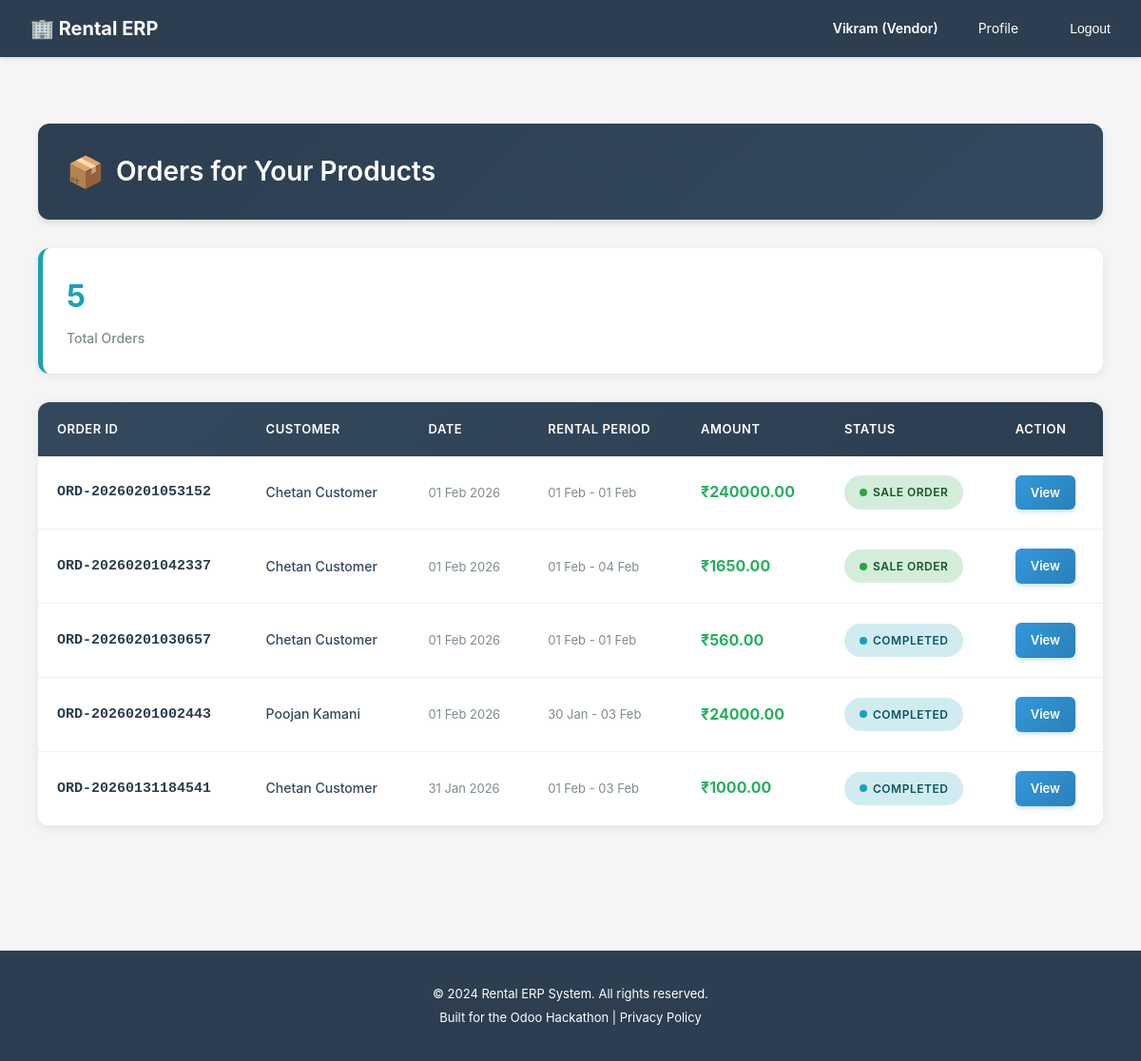
The app's page /catalog/vendor/view-orders/ (signed in), older data.
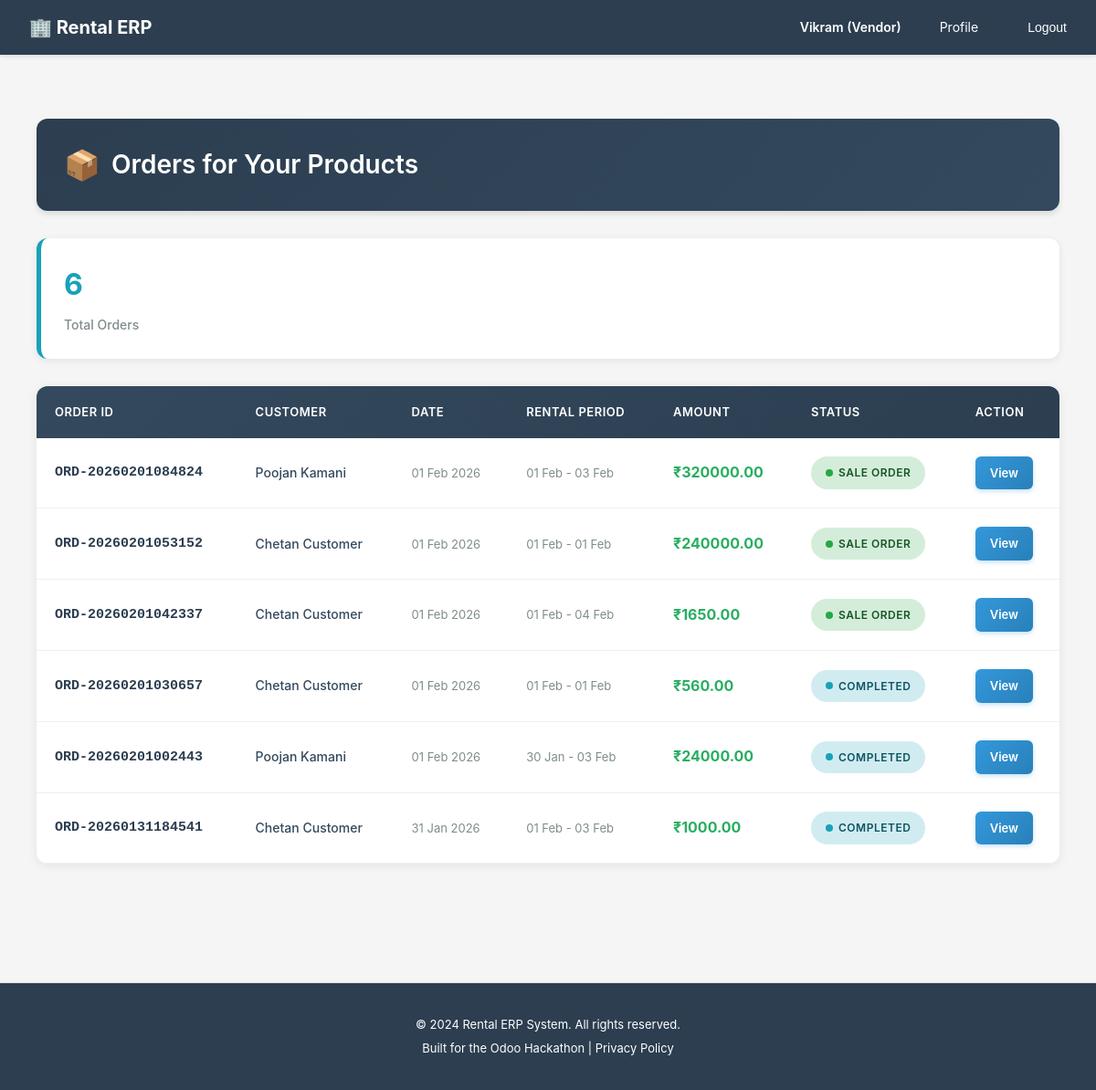
The same page, newer data.
### accounts/models.py (models this page shows, shortened)
class User(AbstractUser):
    ROLE_CHOICES = [
        ('customer', 'Customer'),  # End-user who rents products
        ('vendor', 'Vendor'),      # Business user who owns rental products
        ('admin', 'Admin'),        # System administrator with full access
    ]
    email = models.EmailField(
        unique=True,
        validators=[EmailValidator()],
        help_text="Used for login and notifications"
    )
    role = models.CharField(
        max_length=20,
        choices=ROLE_CHOICES,
        default='customer',
        help_text="Determines user's permissions and accessible features"
    )
    phone = models.CharField(
        max_length=15,
        blank=True,
        null=True,
        validators=[
            RegexValidator(
                regex=r'^\+?1?\d{9,15}$',
                message="Phone number must be entered in the format: '+999999999'. Up to 15 digits allowed."
            )
        ],
        help_text="Contact number for order notifications and support"
    )
    is_verified = models.BooleanField(
        default=False,
        help_text="Email verification status for security"
    )
    totp_secret = models.CharField(
        max_length=32,
        blank=True,
        null=True,
        help_text="TOTP secret key for 2FA (encrypted)"
    )
    totp_enabled = models.BooleanField(
        default=False,
        help_text="Whether TOTP 2FA is enabled for this user"
    )
    created_at = models.DateTimeField(auto_now_add=True)
    updated_at = models.DateTimeField(auto_now=True)
    @property
    def phone_number(self):
        """Property alias for backward compatibility with older view/form code"""
        return self.phone
    USERNAME_FIELD = 'email'
    REQUIRED_FIELDS = ['username', 'first_name', 'last_name']
    class Meta:
        db_table = 'users'
        verbose_name = 'User'
        verbose_name_plural = 'Users'
        ordering = ['-created_at']

### rentals/models.py (models this page shows, shortened)
class RentalOrder(models.Model):
    STATUS_CHOICES = [
        ('draft', 'Draft'),               # Initial state
        ('confirmed', 'Confirmed'),       # Customer committed, stock reserved
        ('in_progress', 'In Progress'),   # Customer has picked up items
        ('completed', 'Completed'),       # Items returned successfully
        ('cancelled', 'Cancelled'),       # Order cancelled before completion
        ('invoiced', 'Invoiced'),         # Invoice generated and sent
    ]
    order_number = models.CharField(
        max_length=50,
        unique=True,
        help_text="Auto-generated unique order ID (e.g., RO-2026-0001)"
    )
    quotation = models.OneToOneField(
        Quotation,
        on_delete=models.SET_NULL,
        blank=True,
        null=True,
        related_name='rental_order',
        help_text="Source quotation that was converted to this order"
    )
    customer = models.ForeignKey(
        settings.AUTH_USER_MODEL,
        on_delete=models.CASCADE,
        related_name='rental_orders',
        limit_choices_to={'role': 'customer'},
        help_text="Customer placing the rental order"
    )
    vendor = models.ForeignKey(
        settings.AUTH_USER_MODEL,
        on_delete=models.CASCADE,
        related_name='vendor_rental_orders',
        limit_choices_to={'role': 'vendor'},
        help_text="Vendor fulfilling the rental order"
    )
    status = models.CharField(
        max_length=20,
        choices=STATUS_CHOICES,
        default='draft',
        help_text="Current order stage in the rental lifecycle"
    )
    delivery_address = models.TextField(
        help_text="Where items will be delivered/picked up"
    )
    billing_address = models.TextField(
        help_text="Address for invoice (may differ from delivery)"
    )
    subtotal = models.DecimalField(
        max_digits=12,
        decimal_places=2,
        default=Decimal('0.00'),
        help_text="Sum of all order lines"
    )
    discount_amount = models.DecimalField(
        max_digits=12,
        decimal_places=2,
        default=Decimal('0.00'),
        help_text="Discount applied"
    )
    tax_amount = models.DecimalField(
        max_digits=12,
        decimal_places=2,
        default=Decimal('0.00'),
        help_text="GST amount"
    )
    late_fee = models.DecimalField(
        max_digits=12,
        decimal_places=2,
        default=Decimal('0.00'),
        help_text="Late return penalties (added if items returned late)"
    )
    total = models.DecimalField(
        max_digits=12,
        decimal_places=2,
        default=Decimal('0.00'),
        help_text="Final order total including all fees"
    )
    advance_payment_percentage = models.DecimalField(
        max_digits=5,
        decimal_places=2,
        default=Decimal('0.00'),
        help_text="Required advance payment % for this order"
    )
    advance_payment_amount = models.DecimalField(
        max_digits=12,
        decimal_places=2,
        default=Decimal('0.00'),
        help_text="Calculated advance amount expected"
    )
    deposit_amount = models.DecimalField(
        max_digits=12,
        decimal_places=2,
        default=Decimal('0.00'),
        help_text="Security deposit collected upfront"
    )
    paid_amount = models.DecimalField(
        max_digits=12,
        decimal_places=2,
        default=Decimal('0.00'),
        help_text="Amount paid so far (partial or full)"
    )
    notes = models.TextField(
        blank=True,
        null=True,
        help_text="Special instructions or customer requests"
    )
    requires_approval = models.BooleanField(
        default=False,
        help_text="Whether this order needs approval (for high-value orders)"
    )
    approval_status = models.CharField(
        max_length=20,
        choices=[
            ('not_required', 'Not Required'),
            ('pending', 'Pending Approval'),
            ('approved', 'Approved'),
            ('rejected', 'Rejected'),
        ],
        default='not_required',
        help_text="Current approval status"
    )
    approved_by = models.ForeignKey(
        settings.AUTH_USER_MODEL,
        on_delete=models.SET_NULL,
        blank=True,
        null=True,
        related_name='approved_rental_orders',
        help_text="Admin who approved this order"
    )
    approved_at = models.DateTimeField(
        blank=True,
        null=True,
        help_text="When this order was approved"
    )
    created_at = models.DateTimeField(auto_now_add=True)
    updated_at = models.DateTimeField(auto_now=True)
    confirmed_at = models.DateTimeField(
        blank=True,
        null=True,
        help_text="When order was confirmed"
    )
    completed_at = models.DateTimeField(
        blank=True,
        null=True,
        help_text="When all items were returned"
    )
    class Meta:
        db_table = 'rental_orders'
        verbose_name = 'Rental Order'
        verbose_name_plural = 'Rental Orders'
        ordering = ['-created_at']
        indexes = [
            models.Index(fields=['customer', 'status']),
            models.Index(fields=['vendor', 'status']),
            models.Index(fields=['order_number']),
        ]
    @property
    def rental_start_date(self):
        first_line = self.order_lines.first()
        return first_line.rental_start_date if first_line else None
    @property
    def rental_end_date(self):
        first_line = self.order_lines.first()
        return first_line.rental_end_date if first_line else None
    @property
    def total_amount(self):
        return self.total

class RentalOrderLine(models.Model):
    rental_order = models.ForeignKey(
        RentalOrder,
        on_delete=models.CASCADE,
        related_name='order_lines',
        help_text="Parent rental order"
    )
    product = models.ForeignKey(
        'catalog.Product',
        on_delete=models.CASCADE,
        related_name='rental_order_lines',
        help_text="Product being rented"
    )
    product_variant = models.ForeignKey(
        'catalog.ProductVariant',
        on_delete=models.CASCADE,
        blank=True,
        null=True,
        related_name='rental_order_lines',
        help_text="Specific variant being rented"
    )
    rental_start_date = models.DateTimeField(
        help_text="Scheduled pickup date/time"
    )
    rental_end_date = models.DateTimeField(
        help_text="Scheduled return date/time"
    )
    actual_pickup_date = models.DateTimeField(
        blank=True,
        null=True,
        help_text="When customer actually picked up the item"
    )
    actual_return_date = models.DateTimeField(
        blank=True,
        null=True,
        help_text="When customer actually returned the item"
    )
    quantity = models.PositiveIntegerField(
        default=1,
        validators=[MinValueValidator(1)],
        help_text="Number of units rented"
    )
    unit_price = models.DecimalField(
        max_digits=10,
        decimal_places=2,
        help_text="Rental price per unit"
    )
    line_total = models.DecimalField(
        max_digits=12,
        decimal_places=2,
        help_text="quantity × unit_price"
    )
    duration_days = models.PositiveIntegerField(
        default=1,
        help_text="Rental duration in days"
    )
    duration_hours = models.PositiveIntegerField(
        default=0,
        help_text="Additional hours beyond full days"
    )
    is_late_return = models.BooleanField(
        default=False,
        help_text="Item returned after scheduled end date"
    )
    late_days = models.PositiveIntegerField(
        default=0,
        help_text="Number of days late (0 if on time)"
    )
    late_fee_charged = models.DecimalField(
        max_digits=10,
        decimal_places=2,
        default=Decimal('0.00'),
        help_text="Late return penalty amount"
    )
    created_at = models.DateTimeField(auto_now_add=True)
    updated_at = models.DateTimeField(auto_now=True)
    class Meta:
        db_table = 'rental_order_lines'
        verbose_name = 'Rental Order Line'
        verbose_name_plural = 'Rental Order Lines'
        ordering = ['rental_order', 'id']

### catalog/views.py (the view)
# urls.py: path('vendor/view-orders/', views.vendor_view_orders, name='vendor_view_orders'),
@require_http_methods(["GET"])
def vendor_view_orders(request):
    from django.http import HttpResponseForbidden
    from rentals.models import RentalOrder
    if request.user.role != 'vendor':
        return HttpResponseForbidden('Only vendors can view orders.')
    if not hasattr(request.user, 'vendorprofile'):
        return HttpResponseForbidden('Only vendors can view orders.')
    from django.db.models import Q
    vendor_products = Product.objects.filter(vendor=request.user).values_list('id', flat=True)
    orders = RentalOrder.objects.filter(
        order_lines__product_id__in=vendor_products
    ).distinct().order_by('-created_at')
    context = {
        'orders': orders,
        'vendor': request.user.vendorprofile,
        'total_orders': orders.count()
    }
    return render(request, 'catalog/vendor_orders.html', context)

### templates/catalog/vendor_orders.html (shortened to what this page needs)
{% extends 'base.html' %}
{% block content %}
<div class="orders-container">
    <div class="page-header">
        <h2>Orders for Your Products</h2>
    </div>
    <div class="stats-container">
        <div class="stat-card">
            <div class="stat-number">{{ total_orders }}</div>
            <div class="stat-label">Total Orders</div>
        </div>
    </div>
    {% if orders %}
    <div class="orders-table-wrapper">
        <table class="orders-table">
            <thead>
                <tr>
                    <th>Order ID</th>
                    <th>Customer</th>
                    <th>Date</th>
                    <th>Rental Period</th>
                    <th>Amount</th>
                    <th>Status</th>
                    <th>Action</th>
                </tr>
            </thead>
            <tbody>
                {% for order in orders %}
                <tr class="order-row">
                    <td><span class="order-number">{{ order.order_number }}</span></td>
                    <td><span class="customer-name">{{ order.customer.get_full_name }}</span></td>
                    <td><span class="date-cell">{{ order.created_at|date:"d M Y" }}</span></td>
                    <td><span class="date-cell">{{ order.rental_start_date|date:"d M" }} - {{order.rental_end_date|date:"d M" }}</span></td>
                    <td><span class="amount-cell">₹{{ order.total_amount|default:"0" }}</span></td>
                    <td>
                        {% if order.status == 'confirmed' %}
                        <span class="status-badge status-sale">Sale Order</span>
                        {% elif order.status == 'pending' %}
                        <span class="status-badge status-pending">Pending</span>
                        {% elif order.status == 'completed' %}
                        <span class="status-badge status-completed">Completed</span>
                        {% else %}
                        <span class="status-badge status-cancelled">{{ order.status }}</span>
                        {% endif %}
                    </td>
                    <td>
                        <a href="{% url 'rentals:order_detail' order.id %}" class="action-btn">
                            View
                        </a>
                    </td>
                </tr>
                {% endfor %}
            </tbody>
        </table>
    </div>
    {% endif %}
</div>
{% endblock %}

### templates/base.html (shortened to what this page needs)
{% load static %}
<!DOCTYPE html>
<html lang="en">
<head>
</head>
<body>
    <nav>
        <div class="container">
            <a href="/" class="logo">🏢 Rental ERP</a>
            <ul>
                {% if user.is_authenticated %}
                    <li><strong>{{ user.first_name }} ({{ user.get_role_display }})</strong></li>
                    <li><a href="{% url 'accounts:profile' %}">Profile</a></li>
                    <li>
                        <form method="POST" action="{% url 'accounts:logout' %}" style="display: inline;">
                            <button type="submit" style="background: none; border: none; color: #fff; cursor: pointer; padding: 8px 12px; font-size: 14px;">Logout</button>
                        </form>
                    </li>
                {% else %}
                    <li><a href="{% url 'accounts:login' %}">Login</a></li>
                    <li><a href="{% url 'accounts:signup_customer' %}">Sign Up (Customer)</a></li>
                    <li><a href="{% url 'accounts:signup_vendor' %}">Sign Up (Vendor)</a></li>
                {% endif %}
            </ul>
        </div>
    </nav>
    <main>
        <div class="container">
            {% block content %}{% endblock %}
        </div>
    </main>
    <footer>
        <p>&copy; 2024 Rental ERP System. All rights reserved.</p>
        <p>Built for the Odoo Hackathon | <a href="#" style="color: #fff;">Privacy Policy</a></p>
    </footer>
</body>
</html>

Row changes from the older to the newer data that the page shows:
added RentalOrder: order_number "ORD-20260201084824", customer.get_full_name "Poojan Kamani", created_at "01 Feb 2026", rental_start_date "01 Feb", rental_end_date "03 Feb", total_amount "320000.00", status "SALE ORDER"
Text that changed along with them:
{{ total_orders }}: "5" → "6"
